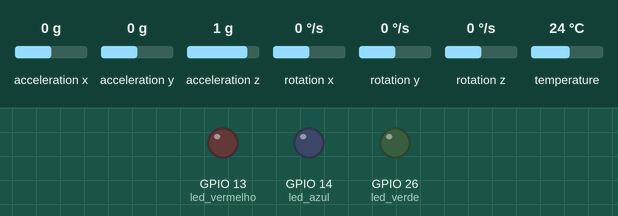
This program was run on a simulated ESP32 board running MicroPython. Shown: output pins drawn as LEDs (lit = HIGH). The inputs (shaded band) are chosen by the test bench; at power-on: acceleration z 1 g, acceleration x 0 g, acceleration y 0 g, rotation x 0 °/s, rotation y 0 °/s, rotation z 0 °/s, temperature 24 °C. WiFi joins after 1.5 s; web requests get an empty 200 reply after 0.4 s; the clock reads 2024-03-15 10:24:30 at power-on unless the program sets it; what the program prints to the serial console is not drawn.

Above: at 2.7 s.
2.8 s: acceleration z set to 0.6 g
4.3 s: acceleration z set to 0.3 g
At 5.8 s:
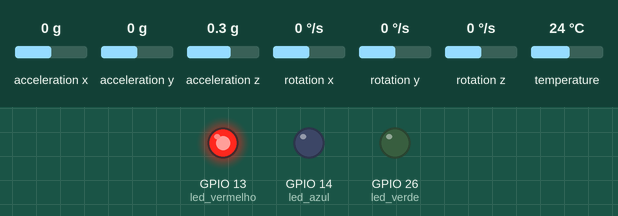
7.3 s: acceleration z set to 0.8 g
At 8.4 s:
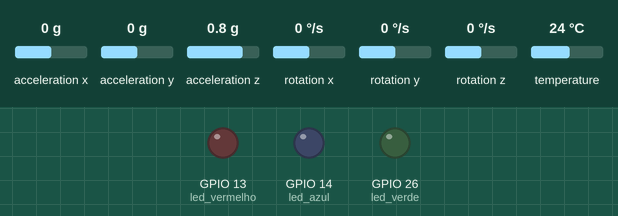
Timing chart, 0 to 10.3 s (numbered marks = the images above; inputs shaded):
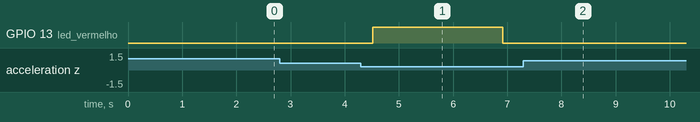

The program:

main.py
```python
import time
import urequests
import network
from machine import Pin, SoftI2C
import mpu6050

# ========================
# CONFIGURAÇÕES
# ========================
API_URL = "http://d94d5a39f76e.ngrok-free.app/fall-alerts"  # sem espaço
DEVICE_SERIAL = "ESP32_001"
API_KEY = "abcd1234efgh5678"

# ========================
# CONEXÃO REAL COM Wi-Fi WOKWI
# ========================
print("[LOG] Conectando ao Wi-Fi Wokwi-GUEST...")
sta = network.WLAN(network.STA_IF)
sta.active(True)
sta.connect("Wokwi-GUEST", "")  # sem senha

tentativas = 0
while not sta.isconnected():
    tentativas += 1
    print(f"[LOG] Tentando conectar... ({tentativas})")
    time.sleep(0.5)

print("[LOG] Conectado! IP:", sta.ifconfig())

# ========================
# CONFIGURAÇÃO DO MPU6050
# ========================
print("[LOG] Inicializando MPU6050...")
i2c = SoftI2C(scl=Pin(22), sda=Pin(21))
mpu = mpu6050.accel(i2c)
print("[LOG] MPU6050 pronto!")

# LEDs
led_verde = Pin(26, Pin.OUT)
led_azul = Pin(14, Pin.OUT)
led_vermelho = Pin(13, Pin.OUT)

# ========================
# FUNÇÃO PARA ENVIAR ALERTA
# ========================
def enviar_alerta(latitude=0.0, longitude=0.0):
    payload = {
        "serial": DEVICE_SERIAL,
        "apiKey": API_KEY,
        "latitude": latitude,
        "longitude": longitude,
        "timestamp": int(time.time() * 1000)
    }
    print("[LOG] Payload:", payload)
    try:
        print(f"[LOG] Enviando POST para {API_URL}...")
        r = urequests.post(API_URL, json=payload)
        print("[LOG] Status:", r.status_code)
        print("[LOG] Resposta:", r.text)
        r.close()
    except Exception as e:
        print("[ERRO] Falha ao enviar alerta:", e)

# ========================
# DETECÇÃO DE QUEDA
# ========================
def detectar_queda():
    valores = mpu.get_values()
    acel_z = valores["AcZ"] / 16384.0
    print(f"[LOG] Leitura do sensor - AcZ: {acel_z:.2f}g")
    if acel_z < 0.4:
        print("[ALERTA] Possível queda detectada!")
        led_vermelho.on()
        enviar_alerta(-23.5505, -46.6333)
        time.sleep(2)
        led_vermelho.off()

# ========================
# LOOP PRINCIPAL
# ========================
print("[LOG] Iniciando monitoramento...")
while True:
    detectar_queda()
    time.sleep(0.5)
```

Measured:
- the behaviour switches between 0.5 and 0.4 g on acceleration z (found by bisection; images 0 and 1)
- after the input at 2.8 s, every drawn part: stays the same
- after the input at 4.3 s, GPIO 13 (led_vermelho): LOW → HIGH after 0.22 s, → LOW 2.4 s later
- after the input at 7.3 s, GPIO 13 (led_vermelho): stops changing and stays LOW
